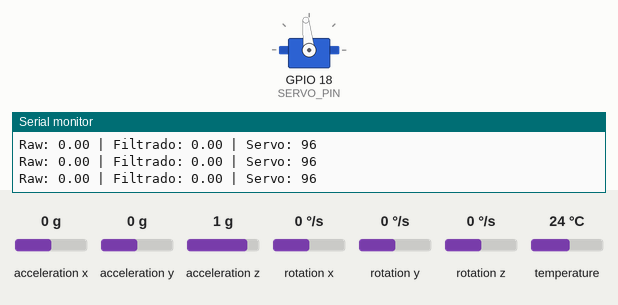
Recording of a sketch running on a simulated ESP32. On the bench: servo, the last lines printed to the serial monitor. The inputs (shaded band) are chosen by the test bench; at power-on: acceleration y 0 g, acceleration x 0 g, acceleration z 1 g, rotation x 0 °/s, rotation y 0 °/s, rotation z 0 °/s, temperature 24 °C.

Above: at 3.2 s.
3.3 s: acceleration y set to 0.8 g
At 5.6 s:
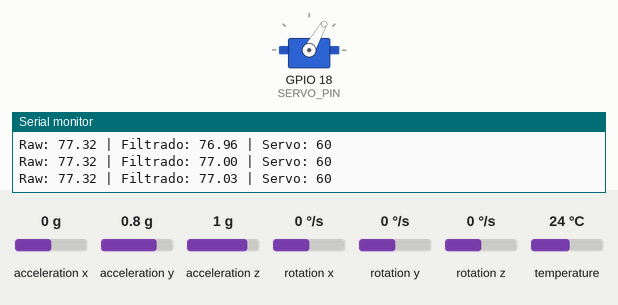
6.3 s: acceleration y set to -1.4 g
At 8.66 s:
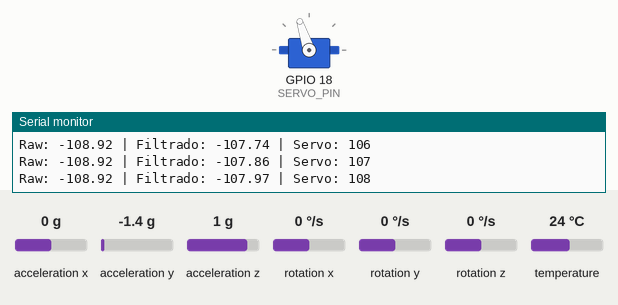
9.3 s: acceleration y set to 0 g
12.3 s: acceleration y set to -0.8 g
At 15.1 s:
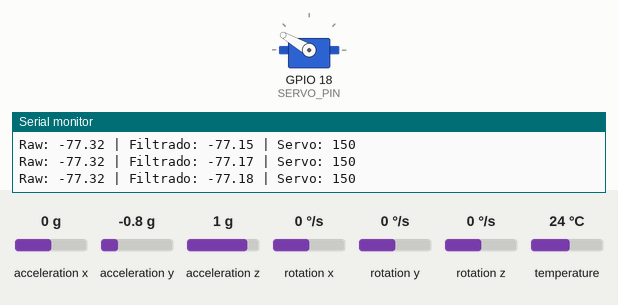
15.3 s: acceleration y set to 1.4 g
At 15.86 s:
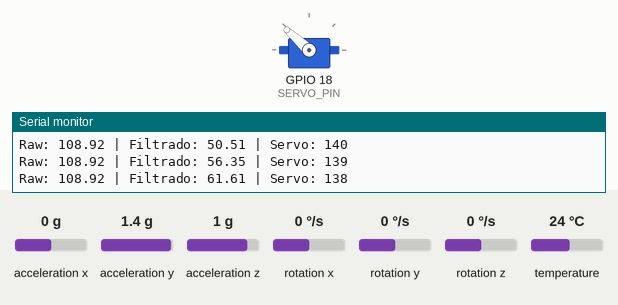
Timing chart, 0 to 19.3 s (numbered marks = the images above; inputs shaded):
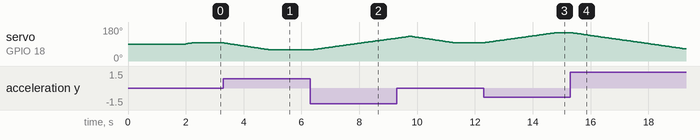

The sketch:

Bengala.ino
```cpp
#include <Wire.h>
#include <Adafruit_MPU6050.h>
#include <Adafruit_Sensor.h>
#include <ESP32Servo.h>

#define I2C_SDA 21
#define I2C_SCL 22
#define SERVO_PIN 18

Adafruit_MPU6050 mpu;
Servo servo;

float sensibilidade = 2.0;
float anguloBase = 0;

const int servoMin = 60;
const int servoMax = 150;

float anguloFiltrado = 0;
float alpha = 0.9;

int servoAtual = 90;

void setup() {
  Serial.begin(9600);
  Wire.begin(I2C_SDA, I2C_SCL, 400000);

  if (!mpu.begin()) {
    Serial.println("MPU6050 nao encontrado.");
    while (1);
  }

  servo.attach(SERVO_PIN, 500, 2400);

  Serial.println("Segure a bengala na altura normal para calibrar...");
  delay(2000);

  sensors_event_t a, g, temp;
  mpu.getEvent(&a, &g, &temp);

  anguloBase = atan2(a.acceleration.y, a.acceleration.z) * 180 / PI;

  Serial.print("Angulo base calibrado: ");
  Serial.println(anguloBase);
  anguloFiltrado = 0;
}

void loop() {
  sensors_event_t a, g, temp;
  mpu.getEvent(&a, &g, &temp);

  float accY = a.acceleration.y;
  float accZ = a.acceleration.z;

  float angulo = atan2(accY, accZ) * 180 / PI;

  float anguloRelativoRaw = (angulo - anguloBase) * sensibilidade;

  anguloFiltrado = alpha * anguloFiltrado + (1 - alpha) * anguloRelativoRaw;

  int servoTarget = 96 - anguloFiltrado;
  servoTarget = constrain(servoTarget, servoMin, servoMax);

  if (servoAtual < servoTarget) servoAtual++;
  else if (servoAtual > servoTarget) servoAtual--;

  servo.write(servoAtual);

  Serial.print("Raw: ");
  Serial.print(anguloRelativoRaw);
  Serial.print(" | Filtrado: ");
  Serial.print(anguloFiltrado);
  Serial.print(" | Servo: ");
  Serial.println(servoAtual);

  delay(20);
}
```

Measured:
- after the input at 3.3 s, servo on GPIO 18 (SERVO_PIN): moves from 96° to 60° over 1.5 s, starting at once
- after the input at 6.3 s, servo on GPIO 18 (SERVO_PIN): moves from 60° to 121° over 2.9 s, starting after 0.13 s
- after the input at 12.3 s, servo on GPIO 18 (SERVO_PIN): moves from 96° to 150° over 2.5 s, starting at once
- after the input at 15.3 s, servo on GPIO 18 (SERVO_PIN): moves from 150° to 64° over 3.9 s, starting after 0.05 s
